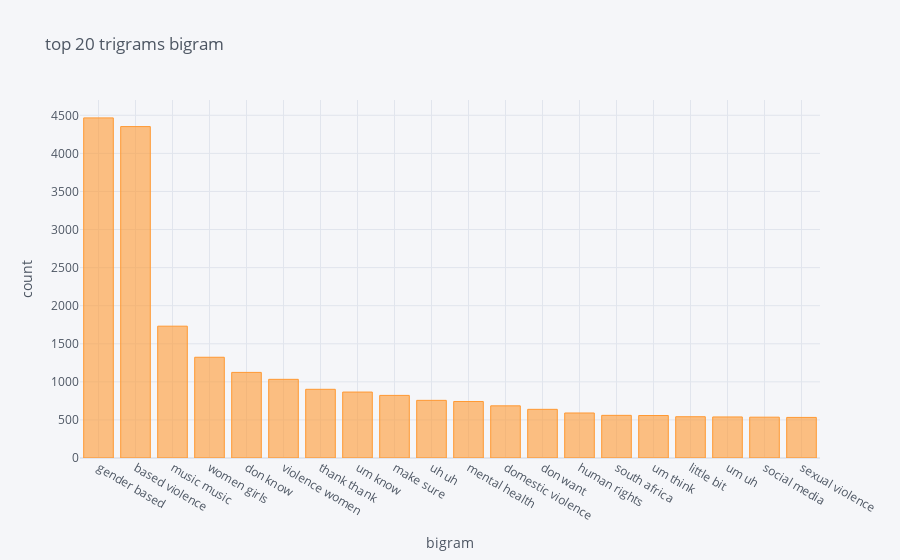

Write notebook code for a chart like this one.
### Code cell
words = get_top_n_words(list(df['transcript']),20,2)
df1 = pd.DataFrame(words,columns=['trigram','frequency'])
df1= df1.set_index('trigram')
df1.iplot(kind='bar',xTitle='bigram',yTitle='count', title='top 20 trigrams bigram')

### Figure 1 — Plotly figure (JSON) as saved in the notebook; plotly's stock layout.template omitted (floating-point values rounded to 4 significant figures)
{"data": [{"marker": {"color": "rgba(255, 153, 51, 0.6)", "line": {"color": "rgba(255, 153, 51, 1.0)", "width": 1}}, "name": "frequency", "orientation": "v", "text": "", "type": "bar", "x": ["gender based", "based violence", "music music", "women girls", "don know", "violence women", "thank thank", "um know", "make sure", "uh uh", "mental health", "domestic violence", "don want", "human rights", "south africa", "um think", "little bit", "um uh", "social media", "sexual violence"], "y": [4466, 4352, 1731, 1323, 1124, 1033, 902, 866, 822, 757, 742, 685, 639, 591, 560, 558, 542, 539, 536, 533]}], "layout": {"legend": {"bgcolor": "#F5F6F9", "font": {"color": "#4D5663"}}, "paper_bgcolor": "#F5F6F9", "plot_bgcolor": "#F5F6F9", "title": {"font": {"color": "#4D5663"}, "text": "top 20 trigrams bigram"}, "xaxis": {"gridcolor": "#E1E5ED", "showgrid": true, "tickfont": {"color": "#4D5663"}, "title": {"font": {"color": "#4D5663"}, "text": "bigram"}, "zerolinecolor": "#E1E5ED"}, "yaxis": {"gridcolor": "#E1E5ED", "showgrid": true, "tickfont": {"color": "#4D5663"}, "title": {"font": {"color": "#4D5663"}, "text": "count"}, "zerolinecolor": "#E1E5ED"}}}
